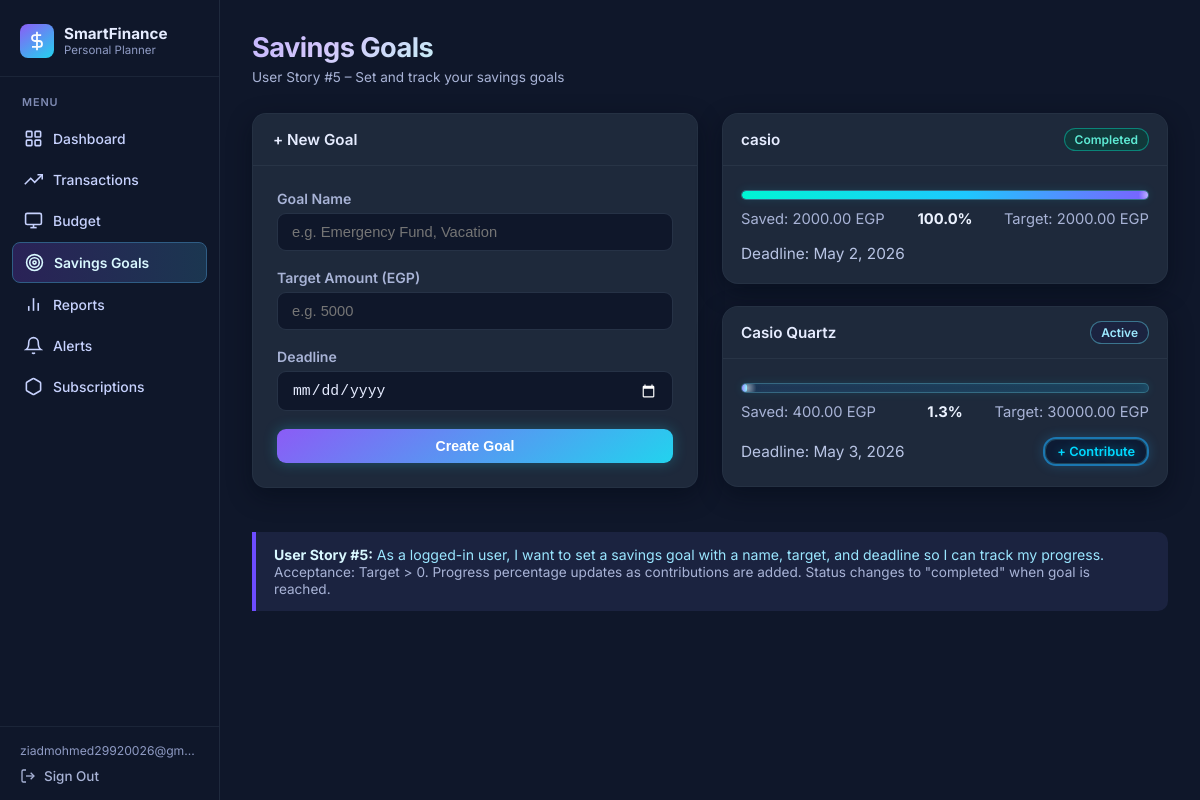
Screenshot of /goals/ (signed in) with the database file from the repository.
### budget/models.py (models this page shows, shortened)
class SavingsGoal(models.Model):
    STATUS_CHOICES = [
        ('active',    'Active'),
        ('completed', 'Completed'),
        ('paused',    'Paused'),
    ]
    user           = models.ForeignKey(User, on_delete=models.CASCADE)
    name           = models.CharField(max_length=200)
    target_amount  = models.DecimalField(max_digits=10, decimal_places=2)
    current_amount = models.DecimalField(max_digits=10, decimal_places=2, default=0)
    deadline       = models.DateField()
    status         = models.CharField(max_length=10, choices=STATUS_CHOICES, default='active')
    created_at     = models.DateTimeField(auto_now_add=True)
    def get_completion_percentage(self):
        if self.target_amount == 0:
            return 0
        pct = (self.current_amount / self.target_amount) * 100
        return round(min(pct, 100), 1)
    class Meta:
        ordering = ['deadline']

### budget/views.py (the view, shortened to what this page needs)
# urls.py: path('goals/',                          views.goals_view,            name='goals'),
@login_required
def goals_view(request):
    goals  = SavingsGoal.objects.filter(user=request.user)
    errors = {}
    return render(request, 'budget/goals.html', {'goals': goals, 'errors': errors, 'old': request.POST})

### budget/templates/budget/goals.html (shortened to what this page needs)
{% extends 'budget/base.html' %}
{% block content %}
<div class="page-header">
    <div>
        <h2>Savings Goals</h2>
        <p>User Story #5 – Set and track your savings goals</p>
    </div>
</div>
<div class="grid-2">
    <div class="card">
        <div class="card-header">+ New Goal</div>
        <div class="card-body">
            <form method="POST" action="{% url 'goals' %}">
                <div class="form-group">
                    <label for="name">Goal Name</label>
                    <input
                        type="text"
                        id="name"
                        name="name"
                        class="form-control"
                        placeholder="e.g. Emergency Fund, Vacation"
                        value="{{ old.name }}"
                    >
                </div>
                <div class="form-group">
                    <label for="target_amount">Target Amount (EGP)</label>
                    <input
                        type="number"
                        id="target_amount"
                        name="target_amount"
                        class="form-control"
                        placeholder="e.g. 5000"
                        step="0.01"
                        min="0.01"
                        value="{{ old.target_amount }}"
                    >
                </div>
                <div class="form-group">
                    <label for="deadline">Deadline</label>
                    <input
                        type="date"
                        id="deadline"
                        name="deadline"
                        class="form-control"
                        value="{{ old.deadline }}"
                    >
                </div>
                <button type="submit" class="btn btn-primary btn-block">
                    Create Goal
                </button>
            </form>
        </div>
    </div>
    <div>
        {% if goals %}
            {% for goal in goals %}
            <div class="card goal-card">
                <div class="card-header">
                    <span>{{ goal.name }}</span>
                    {% if goal.status == 'completed' %}
                        <span class="badge badge-green">Completed</span>
                    {% else %}
                        <span class="badge badge-blue">Active</span>
                    {% endif %}
                </div>
                <div class="card-body">
                    <div class="progress-wrap goal-progress-wrap">
                        <div
                            class="progress-bar {% if goal.status == 'completed' %}progress-green{% else %}progress-blue{% endif %}"
                            data-width="{{ goal.get_completion_percentage }}"
                        ></div>
                    </div>
                    <div class="goal-meta-row">
                        <span>Saved: {{ goal.current_amount }} EGP</span>
                        <span class="goal-center">{{ goal.get_completion_percentage }}%</span>
                        <span class="goal-right">Target: {{ goal.target_amount }} EGP</span>
                    </div>
                    <div class="goal-footer-row">
                        <span class="goal-deadline">
                            Deadline: {{ goal.deadline }}
                        </span>
                        {% if goal.status != 'completed' %}
                        <a href="{% url 'contribute' goal.id %}" class="btn btn-cyan-neo btn-sm">
                            + Contribute
                        </a>
                        {% endif %}
                    </div>
                </div>
            </div>
            {% endfor %}
        {% else %}
            <div class="empty-state">
                <h3>No goals yet</h3>
                <p>Use the form on the left to create your first savings goal.</p>
            </div>
        {% endif %}
    </div>
</div>
<div class="info-box">
    <strong>User Story #5:</strong> As a logged-in user, I want to set a savings goal
    with a name, target, and deadline so I can track my progress.<br>
    <span class="text-muted">
        Acceptance: Target &gt; 0. Progress percentage updates as contributions are added.
        Status changes to "completed" when goal is reached.
    </span>
</div>
{% endblock %}

### budget/templates/budget/base.html (shortened to what this page needs)
<!DOCTYPE html>
<html lang="en">
<head>
</head>
<body>
{% if user.is_authenticated %}
<aside class="sidebar">
    <div class="sidebar-brand">
        <div class="brand-icon">
            <svg viewBox="0 0 24 24" fill="none" stroke="currentColor" stroke-width="2">
                <line x1="12" y1="1" x2="12" y2="23"/><path d="M17 5H9.5a3.5 3.5 0 0 0 0 7h5a3.5 3.5 0 0 1 0 7H6"/>
            </svg>
        </div>
        <div class="brand-text">
            <div class="brand-name">SmartFinance</div>
            <div class="brand-sub">Personal Planner</div>
        </div>
    </div>
    <nav class="sidebar-nav">
        <div class="nav-section-label">Menu</div>
        <a href="{% url 'dashboard' %}"
           class="nav-item {% if request.resolver_match.url_name == 'dashboard' %}active{% endif %}">
            <svg class="nav-icon" viewBox="0 0 24 24" fill="none" stroke="currentColor" stroke-width="2">
                <rect x="3" y="3" width="7" height="7" rx="1"/><rect x="14" y="3" width="7" height="7" rx="1"/>
                <rect x="14" y="14" width="7" height="7" rx="1"/><rect x="3" y="14" width="7" height="7" rx="1"/>
            </svg>
            Dashboard
        </a>
        <a href="{% url 'transaction_list' %}"
           class="nav-item {% if request.resolver_match.url_name == 'transaction_list' or request.resolver_match.url_name == 'add_transaction' %}active{% endif %}">
            <svg class="nav-icon" viewBox="0 0 24 24" fill="none" stroke="currentColor" stroke-width="2">
                <polyline points="23 6 13.5 15.5 8.5 10.5 1 18"/><polyline points="17 6 23 6 23 12"/>
            </svg>
            Transactions
        </a>
        <a href="{% url 'budget_list' %}"
           class="nav-item {% if request.resolver_match.url_name == 'budget_list' or request.resolver_match.url_name == 'create_budget' %}active{% endif %}">
            <svg class="nav-icon" viewBox="0 0 24 24" fill="none" stroke="currentColor" stroke-width="2">
                <rect x="2" y="3" width="20" height="14" rx="2"/><line x1="8" y1="21" x2="16" y2="21"/>
                <line x1="12" y1="17" x2="12" y2="21"/>
            </svg>
            Budget
        </a>
        <a href="{% url 'goals' %}"
           class="nav-item {% if request.resolver_match.url_name == 'goals' or request.resolver_match.url_name == 'contribute' %}active{% endif %}">
            <svg class="nav-icon" viewBox="0 0 24 24" fill="none" stroke="currentColor" stroke-width="2">
                <circle cx="12" cy="12" r="10"/><circle cx="12" cy="12" r="6"/><circle cx="12" cy="12" r="2"/>
            </svg>
            Savings Goals
        </a>
        <a href="{% url 'reports' %}"
           class="nav-item {% if request.resolver_match.url_name == 'reports' %}active{% endif %}">
            <svg class="nav-icon" viewBox="0 0 24 24" fill="none" stroke="currentColor" stroke-width="2">
                <line x1="18" y1="20" x2="18" y2="10"/><line x1="12" y1="20" x2="12" y2="4"/>
                <line x1="6" y1="20" x2="6" y2="14"/>
            </svg>
            Reports
        </a>
        <a href="{% url 'alerts' %}"
           class="nav-item {% if request.resolver_match.url_name == 'alerts' %}active{% endif %}">
            <svg class="nav-icon" viewBox="0 0 24 24" fill="none" stroke="currentColor" stroke-width="2">
                <path d="M18 8A6 6 0 0 0 6 8c0 7-3 9-3 9h18s-3-2-3-9"/>
                <path d="M13.73 21a2 2 0 0 1-3.46 0"/>
            </svg>
            Alerts
        </a>
        <a href="{% url 'subscriptions' %}"
           class="nav-item {% if request.resolver_match.url_name == 'subscriptions' or request.resolver_match.url_name == 'pay_subscription' %}active{% endif %}">
            <svg class="nav-icon" viewBox="0 0 24 24" fill="none" stroke="currentColor" stroke-width="2">
                <path d="M21 16V8a2 2 0 0 0-1-1.73l-7-4a2 2 0 0 0-2 0l-7 4A2 2 0 0 0 3 8v8a2 2 0 0 0 1 1.73l7 4a2 2 0 0 0 2 0l7-4A2 2 0 0 0 21 16z"/>
            </svg>
            Subscriptions
        </a>
    </nav>
    <div class="sidebar-footer">
        <div class="sidebar-user-name">{{ user.email|default:user.username }}</div>
        <a href="{% url 'logout' %}" class="sidebar-signout">
            <svg width="16" height="16" viewBox="0 0 24 24" fill="none" stroke="currentColor" stroke-width="2">
                <path d="M9 21H5a2 2 0 0 1-2-2V5a2 2 0 0 1 2-2h4"/>
                <polyline points="16 17 21 12 16 7"/><line x1="21" y1="12" x2="9" y2="12"/>
            </svg>
            Sign Out
        </a>
    </div>
</aside>
<div class="main-wrapper">
{% endif %}
<main>
    {% block content %}{% endblock %}
</main>
{% if user.is_authenticated %}
</div>
{% else %}
</div>
{% endif %}
</body>
</html>

### rows the page displays
SavingsGoal: name "casio", status "Completed", current_amount "2000.00", get_completion_percentage "100.0", target_amount "2000.00", deadline "May 2, 2026"
SavingsGoal: name "Casio Quartz", status "Active", current_amount "400.00", get_completion_percentage "1.3", target_amount "30000.00", deadline "May 3, 2026"

### other values shown
{{ user.email|default:user.username }} "ziadmohmed29920026@gm…"
